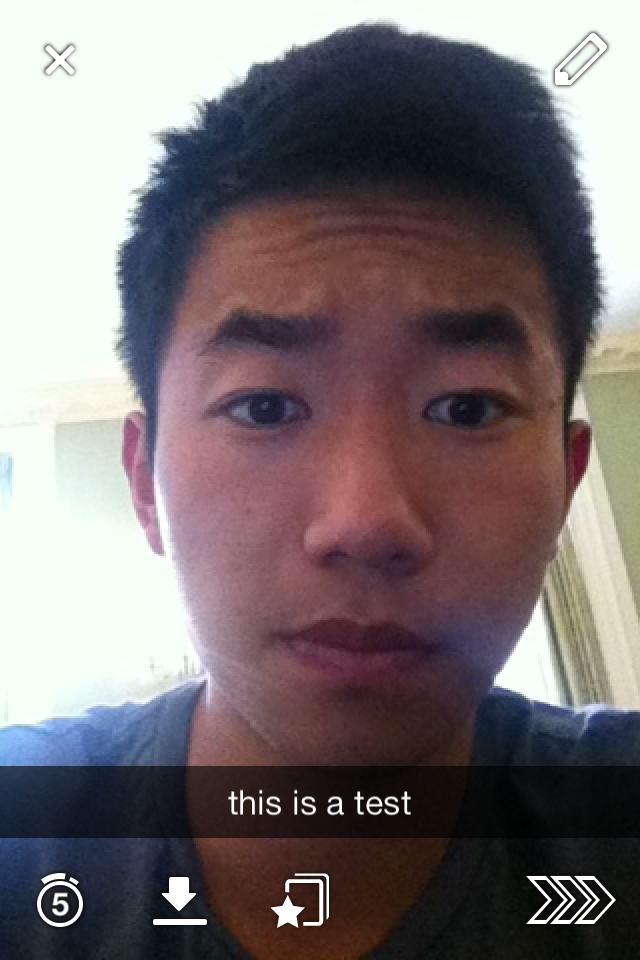
#> input picture python/photo.PNG, 640 x 960 px, found by its file name
$ python caption.py
#> lines starting #> are read from the running program, lines starting #| are printed output that depends on the picture
import cv2
import numpy as np
import math

def getComment(img):
	gray = cv2.cvtColor(img, cv2.COLOR_BGR2GRAY)
	edges = cv2.Canny(gray, 80, 120)
	lines = cv2.HoughLines(edges, 1, np.pi/2, 200);

	arrays = []
	for rho,theta in lines[0]:
		a = np.cos(theta)
		b = np.sin(theta)
		x0 = a*rho
		y0 = b*rho
		x1 = int(x0 + 1000*(-b))
		y1 = int(y0 + 1000*(a))
		x2 = int(x0 - 1000*(-b))
		y2 = int(y0 - 1000*(a))
		# cv2.line(img,(x1,y1),(x2,y2),(0,0,255),2)
		arrays.append([x1, y1, x2, y2])

	return arrays

	# cv2.imshow('result.jpg',img)
	# cv2.waitKey(0)

def cutoutCaption(img, arrays):
	arrays = getComment(img)
	firsty = np.round((arrays[0][1]+arrays[0][3])/2)
	secondy = np.round((arrays[1][1]+arrays[1][3])/2)

	img_edit = img[firsty:secondy-1][:]
	for i in range(len(img_edit)):
		for j in range(len(img_edit[i])):
			if (round(img_edit[i][j][0]) < 220 and round(img_edit[i][j][1]) < 220 and round(img_edit[i][j][2]) < 220):
				img_edit[i][j][0] = 0
				img_edit[i][j][1] = 0
				img_edit[i][j][2] = 0

	return img_edit

def main():
	img = cv2.imread("/Users/grub/Desktop/Yale/BabyBlendr/python/photo.PNG")
#> img is the input picture: shape (960, 640, 3); mean B, G, R 115.1, 113, 122
	im2 = cv2.imread("/Users/grub/Desktop/Yale/BabyBlendr/python/trial3.png")
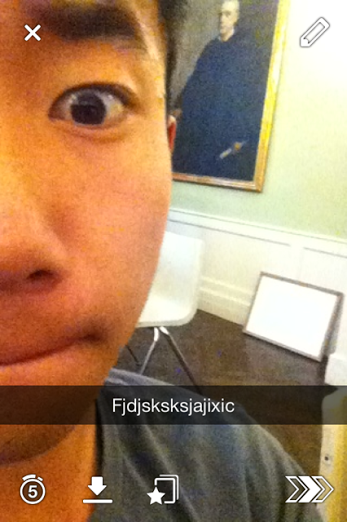
#> input picture python/trial3.png, 347 x 522 px, found by its file name
#> im2 is the input picture: shape (522, 347, 3); mean B, G, R 101.5, 133.2, 166.4
	array1 = getComment(img)
#> in getComment, `gray = cv2.cvtColor(img, cv2.COLOR_BGR2GRAY)`:
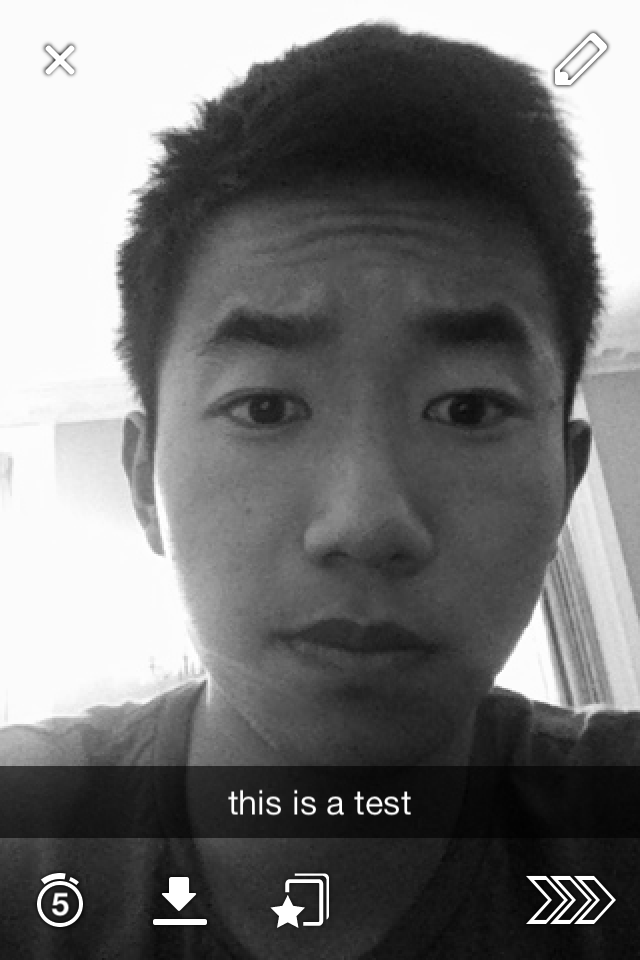
#> gray: shape (960, 640); min 1, max 255, mean 115.9
#> in getComment, `edges = cv2.Canny(gray, 80, 120)`:
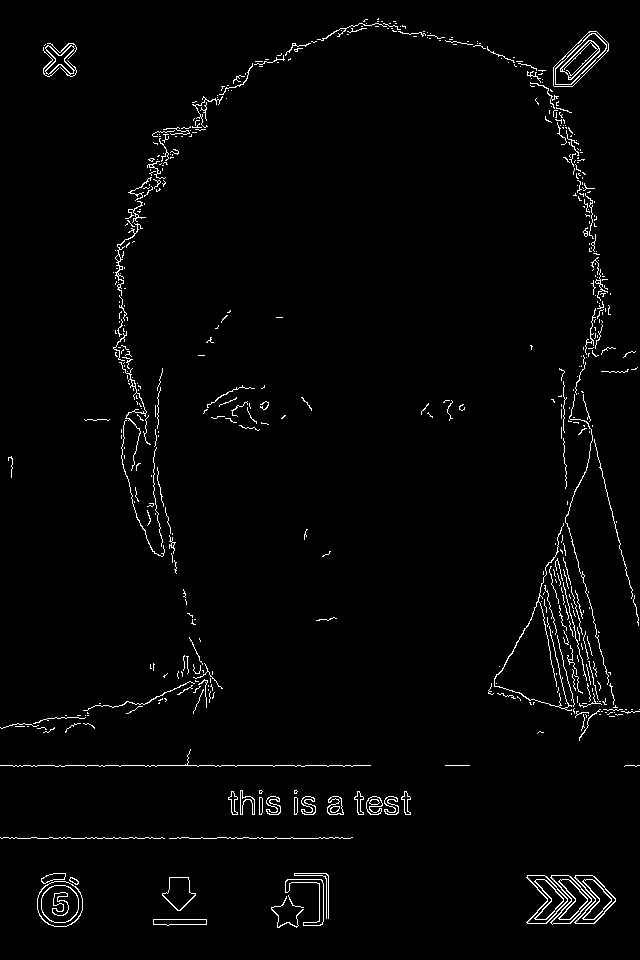
#> edges: shape (960, 640); 2.1% white in thin lines or dots
#> in getComment, `lines = cv2.HoughLines(edges, 1, np.pi/2, 200);`: lines = [[765, 1.57], [838, 1.57]]
#> the loop in getComment, `for rho,theta in lines[0]:` made 1 pass
#> (rho, theta, a, b, x0, y0, x1, y1) on pass 1: (765, 1.57, -4.37e-08, 1, -3.34e-05, 765, -1000, 764)
#> after the loop in getComment, `for rho,theta in lines[0]:`: arrays = [[-1000, 764, 999, 765]]
#> array1 = [[-1000, 764, 999, 765]]
	array2 = getComment(im2)
#> in getComment (call 2), `gray = cv2.cvtColor(img, cv2.COLOR_BGR2GRAY)`:
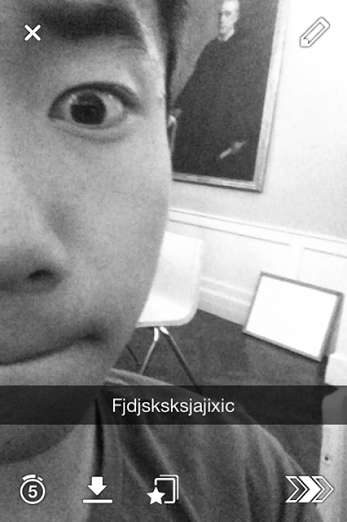
#> gray: shape (522, 347); min 0, max 255, mean 139.5
#> in getComment (call 2), `edges = cv2.Canny(gray, 80, 120)`:
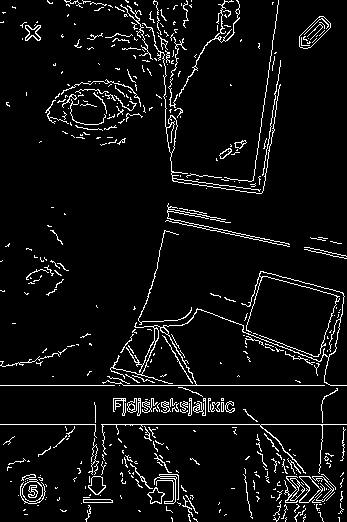
#> edges: shape (522, 347); 5.9% white in thin lines or dots
#> in getComment (call 2), `lines = cv2.HoughLines(edges, 1, np.pi/2, 200);`: lines = [[424, 1.57], [385, 1.57]]
#> the loop in getComment (call 2), `for rho,theta in lines[0]:` made 1 pass
#> (rho, theta, a, b, x0, y0, x1, y1) on pass 1: (424, 1.57, -4.37e-08, 1, -1.85e-05, 424, -1000, 423)
#> after the loop in getComment (call 2), `for rho,theta in lines[0]:`: arrays = [[-1000, 423, 999, 424]]
#> array2 = [[-1000, 423, 999, 424]]
	res1 = cutoutCaption(img, array1)
#> in cutoutCaption, `arrays = getComment(img)`: arrays = [[-1000, 764, 999, 765]]
#> in cutoutCaption, `firsty = np.round((arrays[0][1]+arrays[0][3])/2)`: firsty = 764
	res2 = cutoutCaption(im2, array2)

	cv2.imwrite('res1.jpg', res1)
	cv2.imwrite('res2.jpg', res2)

if __name__ == "__main__":
#> (the run stopped early here; a loop or call above may not have finished)
